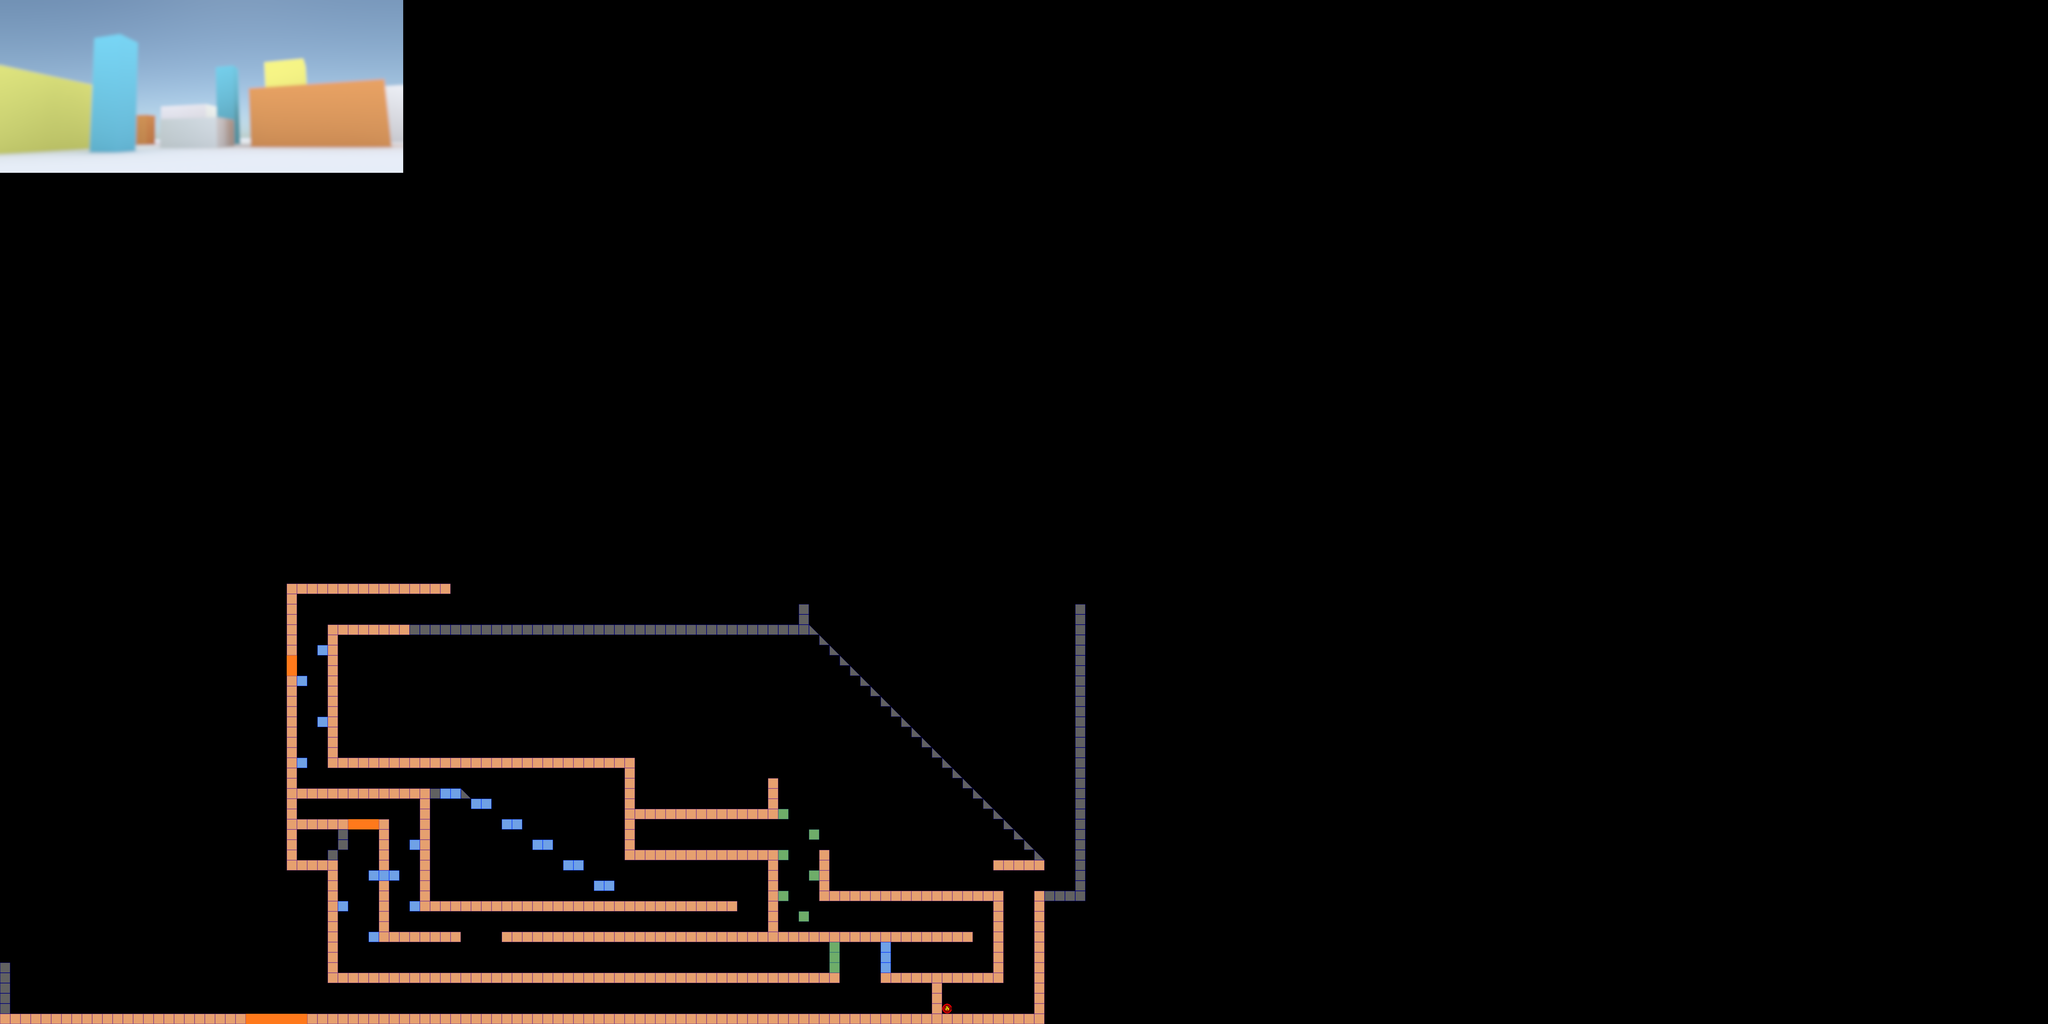

Tiled map render using the project's own tile images. Description and the map definition, with tile-layer contents summarised, below:
An orthogonal 200x100 tile map with 32x32 px tiles, 7 tile layers (SharedLayer, BlueLayer, GreenLayer, SharedCollision, ...), 11 tilesets, 1 image layer and 7 objects (2x Trigger, player2, player1, MUZAC, flag1, ...).

<map version="1.0" orientation="orthogonal" width="200" height="100" tilewidth="32" tileheight="32">
 <tileset firstgid="1" name="tilemap2" tilewidth="32" tileheight="32">
  <image source="../sprites/tilemap2.png" width="256" height="512" />
  <terraintypes>
   <terrain name="testterrain" tile="-1" />
  </terraintypes>
  <tile id="5" terrain="0,0,0,0" />
 </tileset>
 <tileset firstgid="129" name="collision" tilewidth="32" tileheight="32">
  <image source="../sprites/collision.gif" width="160" height="32" />
  <tile id="0">
   <properties>
    <property name="colshape" value="1" />
   </properties>
  </tile>
  <tile id="1">
   <properties>
    <property name="colshape" value="2" />
   </properties>
  </tile>
  <tile id="2">
   <properties>
    <property name="colshape" value="3" />
   </properties>
  </tile>
  <tile id="3">
   <properties>
    <property name="colshape" value="4" />
   </properties>
  </tile>
  <tile id="4">
   <properties>
    <property name="colshape" value="5" />
   </properties>
  </tile>
 </tileset>
 <tileset firstgid="134" name="OrangeA" tilewidth="32" tileheight="32">
  <image source="../sprites/Tiles_1_A_orange.png" width="416" height="128" />
 </tileset>
 <tileset firstgid="186" name="Tiles_1_A_blue" tilewidth="32" tileheight="32">
  <image source="../sprites/Tiles_1_A_blue.png" width="416" height="128" />
 </tileset>
 <tileset firstgid="238" name="Tiles_1_A_green" tilewidth="32" tileheight="32">
  <image source="../sprites/Tiles_1_A_green.png" width="416" height="128" />
 </tileset>
 <tileset firstgid="290" name="generic_box" tilewidth="32" tileheight="32">
  <image source="../sprites/box_generic.png" width="32" height="32" />
 </tileset>
 <tileset firstgid="291" name="button" tilewidth="32" tileheight="32">
  <image source="../sprites/button_blue.png" width="64" height="32" />
 </tileset>
 <tileset firstgid="293" name="tramp" tilewidth="32" tileheight="32">
  <image source="../sprites/trampoline.png" width="96" height="32" />
 </tileset>
 <tileset firstgid="296" name="angled_tramp" tilewidth="32" tileheight="32">
  <image source="../sprites/trampoline_angled.png" width="96" height="32" />
 </tileset>
 <tileset firstgid="299" name="orange2" tilewidth="32" tileheight="32">
  <image source="../sprites/Tiles_1_B_orange.png" width="416" height="128" />
 </tileset>
 <tileset firstgid="351" name="objects" tilewidth="32" tileheight="32">
  <image source="../sprites/object_tilemap.png" width="128" height="192" />
 </tileset>
 <imagelayer name="Background" width="200" height="100">
  <image source="../backgrounds/bgConcept1_big.png" />
 </imagelayer>
 <layer name="SharedLayer" width="200" height="100">
  <data>[20000 cells, 494 non-empty, 2 distinct tile ids]</data>
 </layer>
 <layer name="BlueLayer" width="200" height="100">
  <data>[20000 cells, 26 non-empty, 1 distinct tile ids]</data>
 </layer>
 <layer name="GreenLayer" width="200" height="100">
  <data>[20000 cells, 9 non-empty, 1 distinct tile ids]</data>
 </layer>
 <objectgroup name="Objects" width="200" height="100">
  <object name="player2" gid="13" x="272" y="3152" />
  <object name="player1" gid="13" x="221" y="3151" />
  <object name="MUZAC" x="649" y="128" width="103" height="86">
   <properties>
    <property name="onspawn" value="global:playMusic(crap_d1.ogg, 0.1)" />
   </properties>
  </object>
  <object type="Trigger" x="767" y="3169" width="192" height="30">
   <properties>
    <property name="ontrigger" value="activator:teleportTo(flag1)" />
   </properties>
  </object>
  <object name="flag1" x="182" y="3113" width="37" height="51" />
  <object type="Text" x="752" y="3009" width="224" height="126">
   <properties>
    <property name="string" value="Things aren't always what they seem..." />
   </properties>
  </object>
  <object type="Trigger" x="2076" y="2556" width="42" height="102">
   <properties>
    <property name="ontrigger" value="activator:teleportTo(flag1)" />
   </properties>
  </object>
 </objectgroup>
 <layer name="SharedCollision" width="200" height="100" opacity="0.48">
  <data>[20000 cells, 587 non-empty, 2 distinct tile ids]</data>
 </layer>
 <layer name="BlueCollision" width="200" height="100" opacity="0.48">
  <data>[20000 cells, 27 non-empty, 2 distinct tile ids]</data>
 </layer>
 <layer name="GreenCollision" width="200" height="100" opacity="0.28">
  <data>[20000 cells, 9 non-empty, 1 distinct tile ids]</data>
 </layer>
 <layer name="Decoration" width="200" height="100">
  <data>[20000 cells, 0 non-empty, 0 distinct tile ids]</data>
 </layer>
</map>
